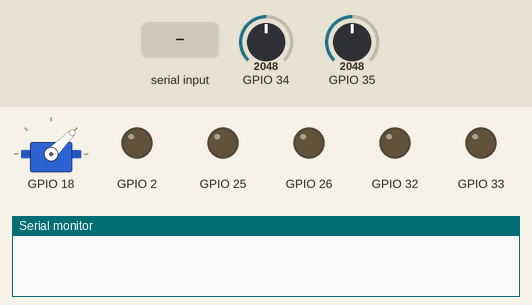
A program run on a simulated ESP32. Parts: servo, output pins drawn as LEDs (lit = HIGH), the last lines printed to the serial monitor. The inputs (shaded band) are chosen by the test bench; at power-on: GPIO 34 = 2048, GPIO 35 = 2048.

Above: at 1.2 s.
1.3 s: GPIO 34 set to 2866
At 2.5 s:
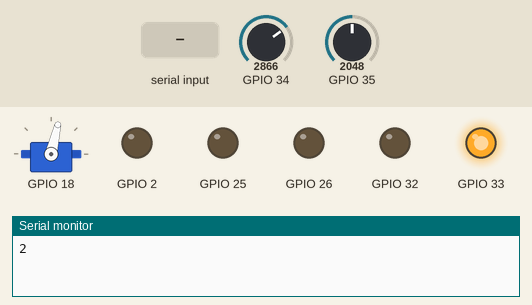
2.8 s: "servo 1\n" received over Serial
4.3 s: GPIO 35 set to 1228
At 5.0 s:
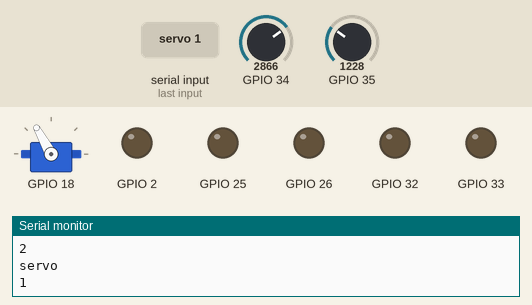
5.8 s: "servo 150\n" received over Serial
7.3 s: GPIO 34 set to 1075
8.8 s: GPIO 34 set to 968
At 9.7 s:
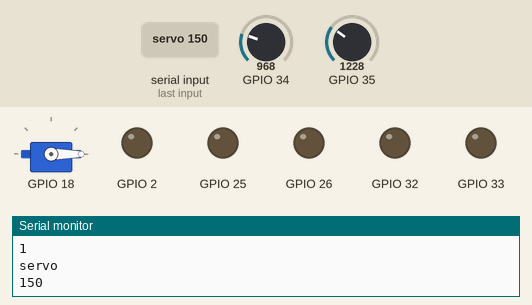
Timing chart, 0 to 11.3 s (numbered marks = the images above; inputs shaded):
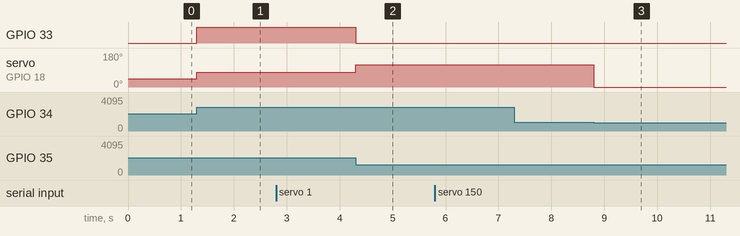

The program:

main.cpp
```cpp
#include <Arduino.h>

#include "DataStorage.h"
#include "LED.h"
#include "Timer.h"
#include "SerialCommand.h"
#include "MyServo.h"
#include "JoyStick.h"
#include "UART.h"
#include "Game.h"
#include "SnakeGame.h"

using namespace std;
LED led[5];
int cur_led = 0;
Connection conn1(16, Serial1);
Connection conn2(17, Serial2);
// Game game(conn1, conn2);
SnakeGameControl snake_game(conn1);
void exec_serial_command(vector<String> words)
{
  if (words[0] == "servo")
  {
    if (words.size() >= 2)
    {
      MyServo::change_angle(words[1]);
    }
  }
  if (words[0] == "send")
  {
    if (words.size() >= 2)
    {
      char value = String(words[1]).toInt();
      conn1.send_data(value);
    }
  }
}

void setup()
{
  // conn1.send_data(0x02);
  Serial.begin(115200);
  pinMode(LED_BUILTIN, OUTPUT); // Initialize the LED_BUILTIN pin as an output
  MyServo::setup(18);
  MyServo::change_angle(45);
  JoyStick::setup(35, 34);

  // right_led.turn_on();
  // up_led.turn_on();
  // left_led.turn_on();
  // down_led.turn_on();
  led[1].set_pin(26);
  led[2].set_pin(33);
  led[3].set_pin(32);
  led[4].set_pin(25);
  conn1.send_data(char(0));
}

long current_time = 0;
long last_time = 0;
long last_time_2 = 0;

int x_min = 9000, y_min = 9000;
int x_max, y_max;

void loop()
{

  current_time = millis();

  // Serial.println(JoyStick::amplitude);

  if (current_time - last_time < 1)
  {
    return;
  }
  last_time = current_time;

  JoyStick::update_angle_and_amplitude();
  // game.update(JoyStick::angle, JoyStick::amplitude);

  int dir = JoyStick::get_direction();

  if (dir == 5)
  {
  }
  else if (dir != cur_led)
  {
    if (dir)
    {
      led[dir].turn_on();
      if (cur_led)
      {
        led[cur_led].turn_off();
      }
    }
    else
    {
      led[cur_led].turn_off();
    }
    cur_led = dir;
  }

  if (JoyStick::amplitude > 1000)
  {
    MyServo::change_angle(JoyStick::angle);
  }

  if (current_time - last_time_2 < 10)
  {
    return;
  }
  last_time_2 = current_time;
  snake_game.update(dir);
  if (Serial.available())
  {
    vector<String> words = SerialCommand::read_and_split();
    for (auto word : words)
    {
      Serial.println(word);
    }
    exec_serial_command(words);
  }
}
```

DataStorage.h
```cpp
#pragma once
#include <Preferences.h>

namespace DataStorage
{
    Preferences preferences;
    const char *my_namespace = "my_app";

    bool has_value(const char *key)
    {
        preferences.begin(my_namespace, false);
        int stored_int_value = preferences.getInt(key, INT_MIN);
        String stored_string_value = preferences.getString(key, "");

        // Check if either the integer or string value is different from the default
        bool has = (stored_int_value != INT_MIN) || (stored_string_value != "");

        preferences.end();
        return has;
    }

    int get_int_value(const char *key, int default_value)
    {
        preferences.begin(my_namespace, false);
        int stored_value = preferences.getInt(key, default_value);
        preferences.end();
        return stored_value;
    }

    void set_int_value(const char *key, int value)
    {
        preferences.begin(my_namespace, false); // Open in read-write mode
        preferences.putInt(key, value);
        preferences.end();
    }

    String get_string_value(const char *key, const String &default_value)
    {
        preferences.begin(my_namespace, false);
        String stored_value = preferences.getString(key, default_value.c_str());
        preferences.end();
        return stored_value;
    }

    void set_string_value(const char *key, const String &value)
    {
        preferences.begin(my_namespace, false); // Open in read-write mode
        preferences.putString(key, value);
        preferences.end();
    }
}
```

Game.h
```cpp
#pragma once
#include <cmath>
#include "UART.h"
class Game
{
    double dot_x = 0, dot_y = 0;
    Connection conn1, conn2;
    const char kit_num = 2;

    int get_position()
    {
        int x = round(dot_x);
        int y = round(dot_y);
        return y * 8 + x % 8 + (x >= 8 && kit_num == 2 ? 64 : 0);
    }
    void send_position(const char position)
    {
        if (position >= 64)
        {
            conn2.send_data(position - 64);
            conn1.send_data(char(65));
        }
        else
        {
            conn1.send_data(position);
            conn2.send_data(char(65 ));
        }
    }

public:
    Game(const Connection &conn1_, const Connection &conn2_)
    {
        conn1 = conn1_;
        conn2 = conn2_;
        conn1.send_data(char(0));
        conn2.send_data(char(65));
    }
    void update(double angle, double amplitude)
    {
        // amplitude *= abs(cos(angle));
        // amplitude = max(0.0, amplitude - 1000);
        // amplitude = (amplitude / 1200);
        // amplitude *= amplitude;
        if (amplitude > 2100)
        {

            for (char i = 0; i < kit_num * 64; i++)
                send_position(i);
        }
        amplitude = (amplitude > 800.0 ? 1.0 / 50 : 0);
        dot_x += amplitude * cos(angle * PI / 180);
        dot_y -= amplitude * sin(angle * PI / 180);
        if (dot_x < 0)
            dot_x = 0;
        if (dot_x > kit_num * 8 - 1)
            dot_x = kit_num * 8 - 1;
        if (dot_y < 0)
            dot_y = 0;
        if (dot_y > 7)
            dot_y = 7;

        send_position(get_position());
    }
};
```

JoyStick.h
```cpp
#pragma once
#include <Arduino.h>

namespace JoyStick
{
    int JOYSTICK_X_PIN, JOYSTICK_Y_PIN;
    int x_min = 750;
    int y_min = 750;
    int x_max = 2900;
    int y_max = 2900;
    double x_normal = 1825;
    double y_normal = 1825;
    double angle;
    double amplitude = 0;

    void setup(int pin_x, int pin_y)
    {
        JOYSTICK_X_PIN = pin_x;
        JOYSTICK_Y_PIN = pin_y;
    };
    void test()
    {
        int x_value = analogRead(JOYSTICK_X_PIN);
        int y_value = analogRead(JOYSTICK_Y_PIN);

        Serial.print("X: ");
        Serial.print(x_value);
        Serial.print(" | Y: ");
        Serial.println(y_value);
    }
    int get_x()
    {
        int x_value = analogRead(JOYSTICK_X_PIN);
        // Serial.print("X: ");
        // Serial.println(x_value);
        return x_value;
    };
    int get_y()
    {
        int y_value = analogRead(JOYSTICK_Y_PIN);
        // Serial.print("Y: ");
        // Serial.println(y_value);
        return y_value;
    };

    double cal_angle()
    {
        double x = get_x();
        double y = get_y();
        double x_ratio = (x - x_min) / (x_max - x_min);
        double y_ratio = (y - y_min) / (y_max - y_min);
        double angle = atan2(y_ratio, x_ratio) * 180 / PI;
        return angle;
    }

    void update_angle_and_amplitude()
    {
        double x = get_x();
        double y = get_y();

        x -= x_normal;
        y -= y_normal;
        angle = atan2(y, x) * 180 / PI;
        amplitude = sqrt(x * x + y * y);
    }
    int get_direction()
    {
        // cal_angle_and_amplitude();
        if(amplitude>2000)
            return 5;
        if (amplitude > 1000)
        {
            if (angle <= 25 && angle >= -25)
                return 1;
            if (angle >= 65 && angle <= 115)
                return 2;
            if (angle > 155 || angle <= -155)
                return 3;
            if (angle >= -115 && angle <= -65)
                return 4;
        }
        return 0;
    }
}
```

LED.h
```cpp
#pragma once
#include <Arduino.h>
class LED
{
public:
    int pin;
    LED()
    {
    }

    inline void turn_on()
    {
        digitalWrite(pin, HIGH);
    }
    inline void turn_off()
    {
        digitalWrite(pin, LOW);
    }
    inline int getState()
    {
        return digitalRead(pin);
    }
    inline void turn(int state)
    {
        // HIGH : 1
        //  LOW : 0
        digitalWrite(pin, state);
    }
    inline void invert_state()
    {
        turn(!getState());
    }
    inline void set_pin(int _pin)
    {
        pin = _pin;
        pinMode(pin, OUTPUT);
        turn_off();
    }
    LED(int _pin)
    {
        pin = _pin;
        pinMode(pin, OUTPUT);
        turn_off();
    }

};
```

MyServo.h
```cpp
#pragma once
#include <ESP32Servo.h>

#include <Arduino.h>
namespace MyServo
{

    Servo my_servo;
    // int pin;
    int current_angle = 0;
    inline void setup(int _pin)
    {
        // pin = _pin;
        my_servo.attach(_pin);
    }
    inline void change_angle(int angle)
    {
        my_servo.write(angle);
    }
    inline void change_angle(String &angle)
    {
        change_angle(angle.toInt());
    }
    inline int get_angle()
    {
        // Get the current position of the servo
        int servoPosition = my_servo.read();

        // Map the servo position to the angle range
        return map(servoPosition, 0, 180, 0, 180);
    }
}
```

SerialCommand.h
```cpp
#pragma once

#include <string.h>
#include <Arduino.h>
#include <vector>

namespace SerialCommand
{
  std::vector<String> read_and_split()
  {
    std::vector<String> words;

    if (Serial.available())
    {
      String line = Serial.readStringUntil('\n');
      line.trim(); // Remove leading and trailing whitespace

      int spaceIndex;
      while ((spaceIndex = line.indexOf(' ')) != -1)
      {
        String word = line.substring(0, spaceIndex);
        words.push_back(word); // Add the word to the vector

        // Remove the word and the space from the line
        line = line.substring(spaceIndex + 1);
      }

      // Add the last word (or the only word if there were no spaces)
      words.push_back(line);
    }

    return words;
  }
}
```

SnakeGame.h
```cpp
#pragma once
#include "UART.h"
class SnakeGameControl
{
    Connection conn;
    int last_dir = -1;

public:
    SnakeGameControl(Connection conn_)
    {
        conn = conn_;
    }

    void update(const int dir)
    {
        if (dir == 5)
        {
            conn.send_data(dir);
        }
        else if (dir &&dir!=last_dir)
        {
            Serial.println(int(dir));
            conn.send_data(char(dir - 1));
            last_dir = dir;
        }
    }
};
```

Timer.h
```cpp
#pragma once
#include <Arduino.h>
#include <esp32-hal-timer.h>
#include <esp_timer.h>
typedef void (*Func)();
class Timer
{
public:
    int id;
    hw_timer_t *timer = NULL;
    Timer(int _id)
    {
        id = _id;
        timer = timerBegin(id, 100, true);
    }

    static inline void periodic_callback(int miliseconds, void (*func)())
    {

        // Khởi tạo timer
        esp_timer_create_args_t timerArgs = {
            .callback = [](void *args)
            {
                Func func = Func(args);
                func();
            },
            .arg = (void *)func,
            .name = "my_timer"};
        esp_timer_handle_t myTimer;
        esp_timer_create(&timerArgs, &myTimer);
        // Đặt thời gian theo mili giây
        esp_timer_start_periodic(myTimer, miliseconds * 1000);
    };
};
```

UART.h
```cpp
#pragma once
#include <Arduino.h>
// #include <SoftwareSerial.h>
class Connection
{
public:
    int tx_pin;
    HardwareSerial *serial;
    Connection(){

    }
    Connection(int tx, HardwareSerial &serial) : tx_pin(tx), serial(&serial)
    {
        serial.begin(9600, SERIAL_8N1, -1, tx);
    }

    void send_data(const char *value)
    {
        serial->println(value);
    }
    void send_data(const String &value)
    {
        serial->println(value);
    }
    void send_data(const char value)
    {
        serial->write(value);
    }

};
```

Measured:
- the behaviour switches between 1023 and 1022 on GPIO 34 (found by bisection; images 2 and 3)
- after the input at 1.3 s, GPIO 33: LOW → HIGH at once; servo on GPIO 18: 45° → 77° at once
- after the input at 4.3 s, GPIO 33: HIGH → LOW at once; servo on GPIO 18: 77° → 119° at once
- after the input at 7.3 s, every drawn part: stays the same
- after the input at 8.8 s, servo on GPIO 18: 119° → 0° at once
